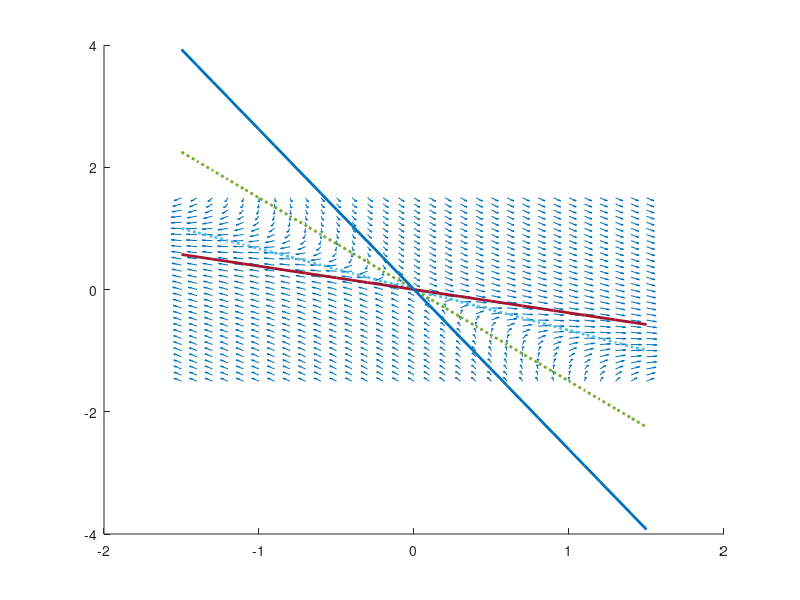

This figure's MATLAB source: (Note: this script raises an error after producing the figure.)
#A = [2 3; -3 -2]; #centre
A = [3 2; -2 -3]; #selle

#TODO: vérifier si isoclines de graph avec nbrs complexes est bon 

[x1,x2] = meshgrid(-1.5:0.1:1.5);

x1_values = A(1,1)*x1+A(1,2)*x2;
x2_values = A(2,1)*x1+A(2,2)*x2;

norms=sqrt(x1_values.^2+x2_values.^2);
x1_normalized = x1_values ./ norms;
x2_normalized = x2_values ./norms;

# Isoclines
line_range = -1.5:.1:1.5;
isocline_1 = -(A(1,1)/A(1,2)) * line_range;
isocline_2 = -(A(2,1)/A(2,2)) * line_range;

# Droites invariantes (vecteurs propres) 
[V,L] = eig(A);
eigenvector_1 = (V(2,1)/V(1,1)) * line_range;
eigenvector_2 = (V(2,2)/V(1,2)) * line_range;

# Figure 1: portrait de phase, isoclines et vecteurs propres
figure(1);
hold on;
vector_scale = .5;

quiver(x1,x2,x1_normalized,x2_normalized, vector_scale);

# commenter isocline 1 et vecteur propre 1 pour le centre
plot(line_range,isocline_1,"linewidth", 2, "linestyle", ":");
plot(line_range,isocline_2,"linewidth", 2, "linestyle", ":");

plot(line_range,eigenvector_1,"linewidth",2);
plot(line_range,eigenvector_2,"linewidth",2);
quiver([0;0],[0;0],V(1,:),V(2,:),"linewidth",5,"color","k");

legend("portrait de phase","isocline 1","isocline 2", "v_1","v_2","location","south");
hold off;

# Figure 2: trajectoires e(t), w(t) avec 5 conditions initiales
figure(2);
hold on;
x1dot = @(t, x) A(1,1)*x(1)+A(1,2)*x(2);
x2dot = @(t, x) A(2,1)*x(1)+A(2,2)*x(2);
xdot = @(t,x) [x1dot(t, x);x2dot(t, x)];
[t1,x1] = ode23(xdot, [0, 10], [2, 0]);
[t2,x2] = ode23(xdot, [0, 10], [0, 3]);
[t3,x3] = ode23(xdot, [0, 10], [-2, 3]);
[t4,x4] = ode23(xdot, [0, 10], [2, -3]);
[t5,x5] = ode23(xdot, [0, 10], [2, 2]);

plot(t1,x1);
plot(t2,x2);
plot(t3,x3);
plot(t4,x4);
plot(t5,x5);

legend(
 "e(t) CI: [2,0]","w(t) CI: [2,0]",
 "e(t) CI: [0,3]","w(t) CI: [0,3]",
 "e(t) CI: [-2,3]","w(t) CI: [-2,3]",
 "e(t) CI: [2,-3]","w(t) CI: [2,-3]",
 "e(t) CI: [2,2]","w(t) CI: [2,2]",
 "location","northwest");
hold off;
